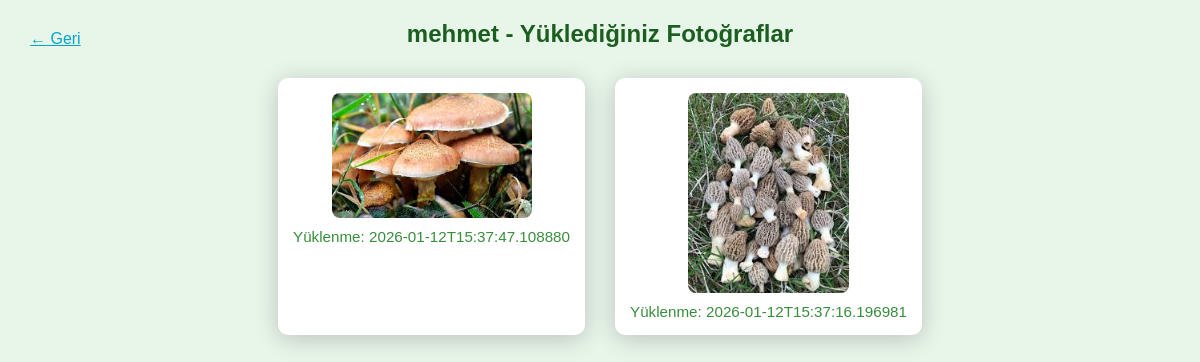
/fotolarim (signed in), run on the app's committed database.
### tables this page shows
CREATE TABLE fotolar (
            id INTEGER PRIMARY KEY AUTOINCREMENT,
            kullanici TEXT,
            dosya_yolu TEXT,
            yuklenme_zamani TEXT
        );

### app.py (the view)
@app.route("/fotolarim")
def fotolarim():
    if "username" not in session:
        return redirect(url_for("login"))
    conn = sqlite3.connect("konumlar.db")
    c = conn.cursor()
    c.execute("SELECT dosya_yolu, yuklenme_zamani FROM fotolar WHERE kullanici=? ORDER BY id DESC", (session["username"],))
    fotolar = c.fetchall()
    conn.close()
    return render_template("fotolarim.html", fotolar=fotolar, username=session["username"])

### templates/fotolarim.html (shortened to what this page needs)
<!DOCTYPE html>
<html>
<head>
</head>
<body>
    <a href="{{ url_for('index') }}" style="color:#00a8cc; position:absolute; left:30px; top:30px;">← Geri</a>
    <h2>{{ username }} - Yüklediğiniz Fotoğraflar</h2>
    {% if fotolar and fotolar|length > 0 %}
        <div class="photo-list">
        {% for dosya_yolu, yuklenme_zamani in fotolar %}
            <div class="photo-item">
                <img src="{{ url_for('fotolar_serve', filename=dosya_yolu) }}" alt="Fotoğraf">
                <div class="date">Yüklenme: {{ yuklenme_zamani }}</div>
            </div>
        {% endfor %}
        </div>
    {% else %}
        <p>Hiç fotoğraf yüklememişsiniz.</p>
    {% endif %}
</body>
</html>

### templates/fotolarim.html (style rules this page uses)
body { background:#e8f5e9; color:#1b5e20; font-family:Arial; text-align:center; }
.photo-list { display:flex; flex-wrap:wrap; justify-content:center; gap:30px; margin-top:30px; }
.photo-item { background:#ffffff; border-radius:10px; padding:15px; box-shadow:0 4px 24px rgba(0,0,0,0.2); }
img { max-width:200px; max-height:200px; border-radius:8px; display:block; margin:auto; }
.date { color:#388e3c; margin-top:10px; font-size:0.95em; }
a { color:#00a8cc; }

### data on the page
fotolar: dosya_yolu (picture), yuklenme_zamani "2026-01-12T15:37:47.108880"
fotolar: dosya_yolu (picture), yuklenme_zamani "2026-01-12T15:37:16.196981"

### other printed values
{{ username }} "mehmet"
